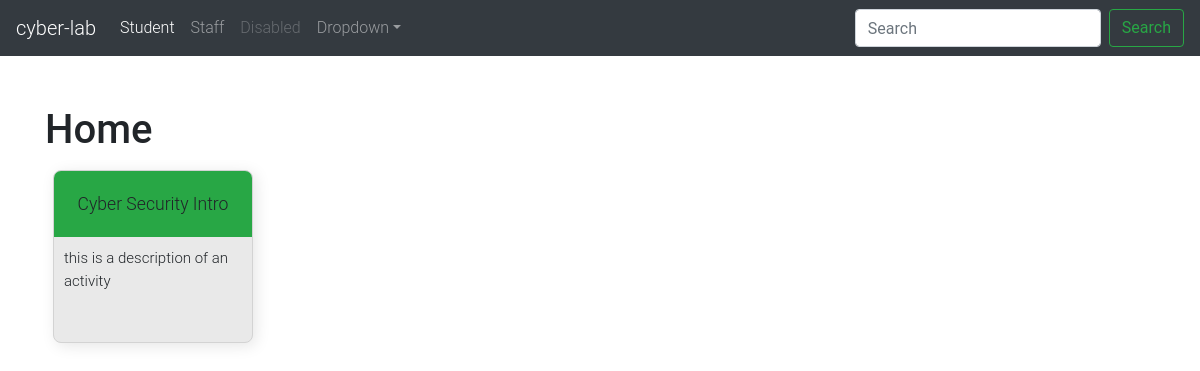
Before: / with the older database file.
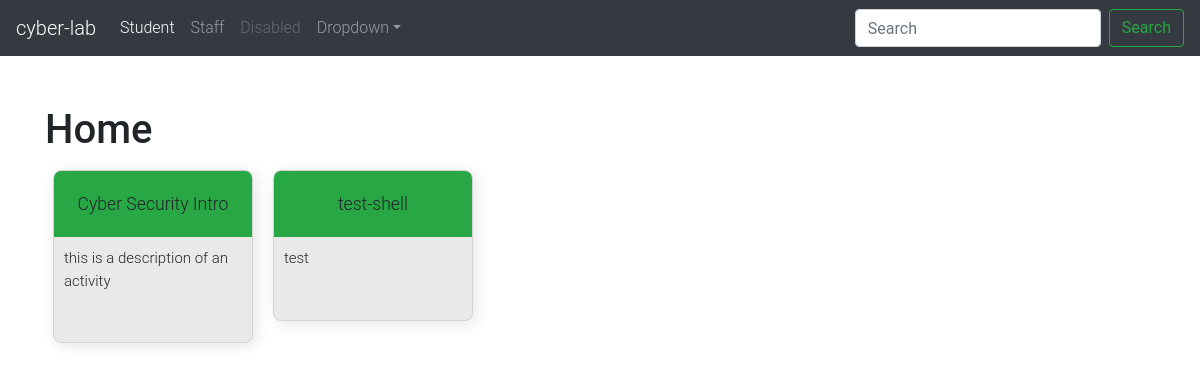
After: the same page with the newer database file.
### app/models.py (models this page shows)
class Activity(db.Model):
    id = db.Column(db.Integer, primary_key=True, index=True)
    enabled = db.Column(db.Boolean)
    is_ready = db.Column(db.Boolean)
    running = db.Column(db.Boolean)
    title = db.Column(db.String(40))
    description = db.Column(db.String(300))
    category = db.Column(db.String(300))
    has_content = db.Column(db.Boolean)
    has_containers = db.Column(db.Boolean)
    time_created = db.Column(db.DateTime)
    content = db.Column(db.String(1000000))
    number_of_students = db.Column(db.Integer)
    number_of_containers = db.Column(db.Integer)
    container_list = db.Column(db.String(5000))

### app/views.py (the view)
@app.route('/', methods=['GET'])
def home():
    activities = Activity.query.filter_by(running=True).all()
    if len(activities) > 0:
        return render_template('root.html',
                                activities=activities)
    else:
        return render_template('404.html',
                                message="There are no available activites to run right now. Ask your teacher to add some.")

### app/templates/root.html
{% extends "base.html" %} {% block content %}
{% for activity in activities %}
<div class="activity_button" target="_blank" onclick="loading();location.href='/new?aid={{ activity.id }}'">
    <div class="activity_title bg-success">
        <div>{{ activity.title }}</div>
    </div>
    <div class="activity_body">
        <div class="description">
            {{ activity.description }}
        </div>
    </div>
</div>
{% endfor %}
{% endblock %}

Changed rows visible on the page:
added Activity: title "test-shell", description "test"
